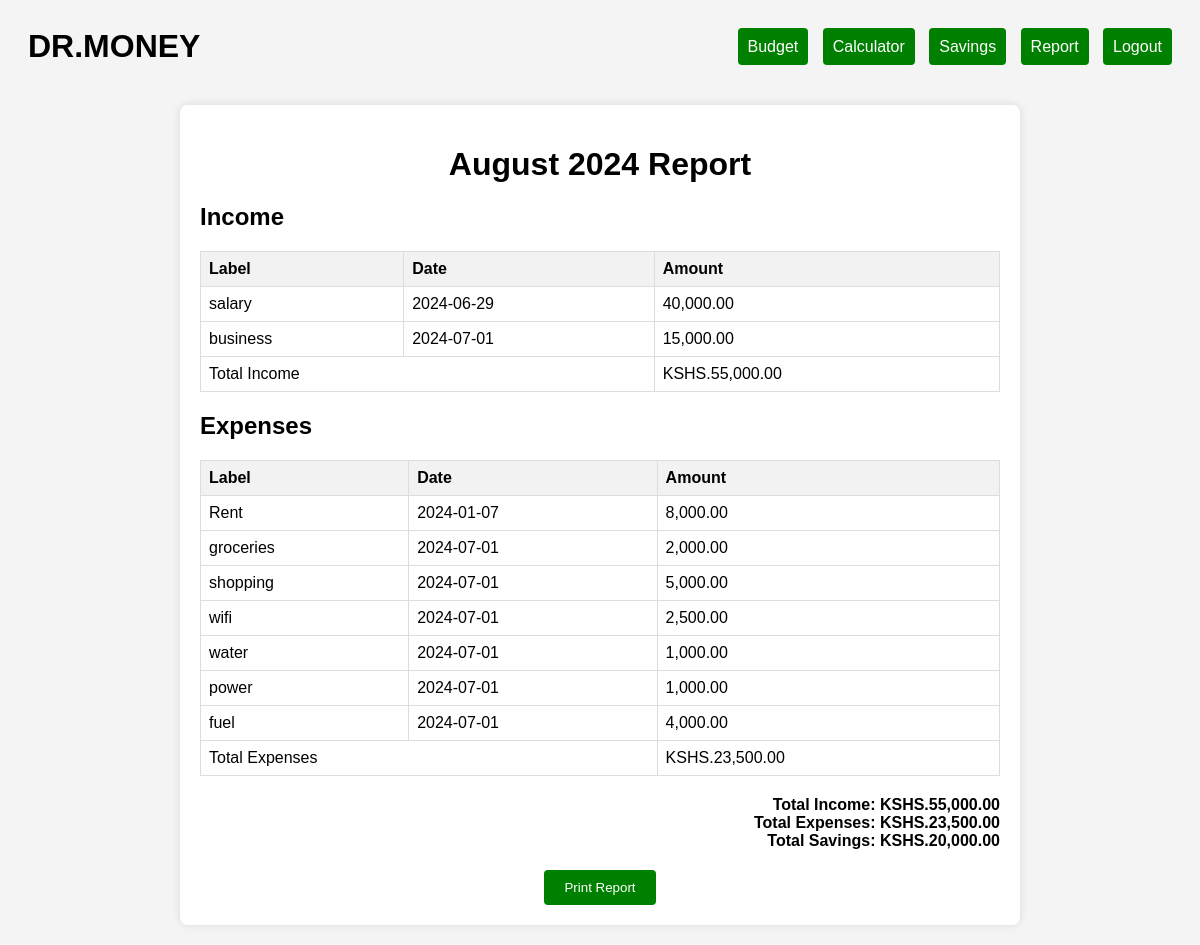
The app's page /report.php (signed in) with its own data.
### tables this page shows
CREATE TABLE `income` (
  `id` int(11) NOT NULL,
  `user_id` int(11) NOT NULL,
  `label` varchar(255) NOT NULL,
  `amount` decimal(10,2) NOT NULL,
  `date` date NOT NULL
);

CREATE TABLE `expenses` (
  `id` int(11) NOT NULL,
  `user_id` int(11) NOT NULL,
  `label` varchar(255) NOT NULL,
  `amount` decimal(10,2) NOT NULL,
  `date` date NOT NULL
);

### report.php (the view, shortened to what this page needs)
<?php
include 'db.php';
$userId = $_SESSION['userId'];
$totalIncome = 0;
$totalExpenses = 0;
$month = date('F');
$year = date('Y');
$incomeResults = $conn->prepare("SELECT label, amount, date FROM income WHERE user_id = ?");
$incomeResults->bind_param("i", $userId);
$incomeResults->execute();
$incomeResults->bind_result($incomeLabel, $incomeAmount, $incomeDate);
$incomeData = [];
while ($incomeResults->fetch()) {
    $incomeData[] = ['label' => $incomeLabel, 'amount' => $incomeAmount, 'date' => $incomeDate];
    $totalIncome += $incomeAmount;
}
$expenseResults = $conn->prepare("SELECT label, amount, date FROM expenses WHERE user_id = ?");
$expenseResults->bind_param("i", $userId);
$expenseResults->execute();
$expenseResults->bind_result($expenseLabel, $expenseAmount, $expenseDate);
$expenseData = [];
while ($expenseResults->fetch()) {
    $expenseData[] = ['label' => $expenseLabel, 'amount' => $expenseAmount, 'date' => $expenseDate];
    $totalExpenses += $expenseAmount;
}
$savingsResults = $conn->prepare("SELECT SUM(savings_amount) AS total_savings FROM savings WHERE user_id = ?");
$savingsResults->bind_param("i", $userId);
$savingsResults->execute();
$savingsResults->bind_result($totalSavings);
?>
<!DOCTYPE html>
<html lang="en">
<head>
</head>
<body>
<div class="navbar">
        <h1>DR.MONEY</h1>
        <div>
            <a href="budget.php">Budget</a>
            <a href="calculator.php">Calculator</a>
            <a href="savings.php">Savings</a>
            <a href="report.php">Report</a>
            <a href="logout.php">Logout</a>
        </div>
        </div>
    <div class="container">
        <h1><?php echo $month . " " . $year; ?> Report</h1>
        <h2>Income</h2>
        <table>
            <thead>
                <tr>
                    <th>Label</th>
                    <th>Date</th>
                    <th>Amount</th>
                </tr>
            </thead>
            <tbody>
                <?php foreach ($incomeData as $income): ?>
                <tr>
                    <td><?php echo htmlspecialchars($income['label']); ?></td>
                    <td><?php echo htmlspecialchars($income['date']); ?></td>
                    <td><?php echo number_format($income['amount'], 2); ?></td>
                </tr>
                <?php endforeach; ?>
                <tr>
                    <td colspan="2"><label>Total Income</label></td>
                    <td>KSHS.<?php echo number_format($totalIncome, 2); ?></td>
                </tr>
            </tbody>
        </table>
        <h2>Expenses</h2>
        <table>
            <thead>
                <tr>
                    <th>Label</th>
                    <th>Date</th>
                    <th>Amount</th>
                </tr>
            </thead>
            <tbody>
                <?php foreach ($expenseData as $expense): ?>
                <tr>
                    <td><?php echo htmlspecialchars($expense['label']); ?></td>
                    <td><?php echo htmlspecialchars($expense['date']); ?></td>
                    <td><?php echo number_format($expense['amount'], 2); ?></td>
                </tr>
                <?php endforeach; ?>
                <tr>
                    <td colspan="2"><label>Total Expenses</label></td>
                    <td>KSHS.<?php echo number_format($totalExpenses, 2); ?></td>
                </tr>
            </tbody>
        </table>
        <div class="total">
            <label>Total Income: KSHS.<?php echo number_format($totalIncome, 2); ?></label><br>
            <label>Total Expenses: KSHS.<?php echo number_format($totalExpenses, 2); ?></label><br>
            <label>Total Savings: KSHS.<?php echo number_format($totalSavings, 2); ?></label><br>
            </div>
        <div class="button-container">
            <button onclick="window.print()">Print Report</button>
        </div>
    </div>
</body>
</html>

### report.php (style rules this page uses)
body { font-family: Arial, sans-serif; background-color: #f4f4f4; }
.navbar { display: flex; justify-content: space-between; align-items: center; padding: 20px; background-color: #f4f4f4; }
.navbar h1 { margin: 0; }
.navbar a { padding: 10px; background-color: green; color: white; border: none; border-radius: 4px; text-decoration: none; margin-left: 10px; }
.container { max-width: 800px; margin: 20px auto; background-color: white; padding: 20px; border-radius: 8px; box-shadow: 0 0 10px rgba(0, 0, 0, 0.1); }
h1 { text-align: center; margin-bottom: 20px; }
table { width: 100%; border-collapse: collapse; margin-bottom: 20px; }
table, th, td { border: 1px solid #ddd; }
th, td { padding: 8px; text-align: left; }
th { background-color: #f2f2f2; }
.total { margin-top: 20px; text-align: right; }
.total label { font-weight: bold; }
.button-container { text-align: center; margin-top: 20px; }
.button-container button { padding: 10px 20px; background-color: green; color: white; border: none; border-radius: 4px; cursor: pointer; }

### records on screen
income: label "salary", date "2024-06-29", amount "40,000.00"
income: label "business", date "2024-07-01", amount "15,000.00"
expenses: label "Rent", date "2024-01-07", amount "8,000.00"
expenses: label "groceries", date "2024-07-01", amount "2,000.00"
expenses: label "shopping", date "2024-07-01", amount "5,000.00"
expenses: label "wifi", date "2024-07-01", amount "2,500.00"
expenses: label "water", date "2024-07-01", amount "1,000.00"
expenses: label "power", date "2024-07-01", amount "1,000.00"
expenses: label "fuel", date "2024-07-01", amount "4,000.00"

### other values on screen
$totalIncome "55,000.00"
$totalExpenses "23,500.00"
$totalSavings "20,000.00"
